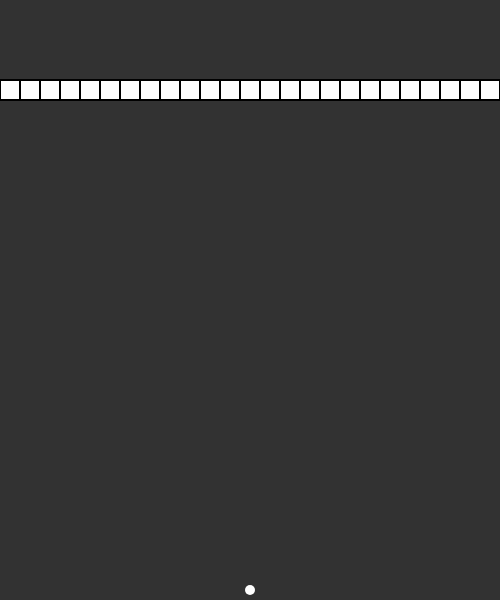
Frame 1 (no input)
Frame 60 (no input): identical to frame 1, image omitted
Frame 120 (the mouse pressed at the canvas centre since frame 60): identical to frame 1, image omitted

The p5.js sketch that drew this single still picture (run headless with seeded random() and noise() and a simulated clock; from frame 60 on, the mouse is pressed at the canvas centre):

// p5.js sketch
// ── sketch.js
var ball;
var mousexyStart;
var mousexyEnd;
var rectSize = 20;
var rects;

function setup() {
  createCanvas(500, 600);
  background(50)
  ball = new Ball(width / 2, height - 10);
  var numRects = floor(width/rectSize);
  var left = (width - (numRects*rectSize));
  console.log(left);

  rects = [];
  for (var i = 0; i < numRects; i++) {
    rects.push(new Rect(i*rectSize + left*i, 80, rectSize));
  }
  //ball.addForce(createVector(-1,-10))
}

function draw() {
  background(50)
  for (var i = 0; i < rects.length; i++) {
    rects[i].show();
  }
  ball.update(rects);
  ball.show();
}

function mousePressed(){
  if(dist(ball.pos.x,ball.pos.y,mouseX,mouseY) < ball.size){
    mousexyStart = createVector(mouseX,mouseY);
  }
  else{
    mousexyStart = null;
  }
}

function mouseReleased(){
  if(mousexyStart !== null){
    mousexyEnd = createVector(mouseX,mouseY);
    ball.addForce(mousexyStart.sub(mousexyEnd));
  }
  else{
    mousexyEnd = null;
  }
}

// ── ball.js
function Ball(x,y){
  this.pos = createVector(x,y);
  this.vel = createVector();
  this.acc = createVector();
  this.maxSpeed = 10;
  this.size = 10;

  this.addForce = function(f){
    this.acc.add(f);
  }

  this.update = function(rects){
    this.vel.add(this.acc);
    this.vel.limit(this.maxSpeed)
    this.pos.add(this.vel);
    this.edge();
    this.rectColl(rects);
    this.acc.mult(0);
  }

  this.edge = function(){
    if(this.pos.y < this.size*1.5){
      this.vel.y *= -1;
    }
    else if(this.pos.y > (height-this.size*1.5)){
      this.vel.mult(0);
    }
    else if(this.pos.x < this.size*1.5){
      this.vel.x *= -1;
    }
    else if(this.pos.x > (width - this.size*1.5)){
      this.vel.x *= -1;
    }
  }

  this.rectColl = function(rects){
    for (var i = rects.length-1; i > 0; i--) {
      if(dist(rects[i].x,rects[i].y,this.pos.x,this.pos.y) < (rects[i].size)){
        var x = rects[i].x;
        var y = rects[i].y;

        if(this.pos.x - x < rects[i].size){
          this.addForce(createVector(this.pos.x*-1, 0))
          this.vel.x *= -1;
        }
        else if(this.pos.y - y < rects[i].size){
          this.addForce(createVector(0, this.vel.y*-1))
          this.vel.y *= -1;
        }
        rects.splice(i,1);
        break;
      }
    }
  }

  this.show = function(){
    push();
    fill(255);
    noStroke();
    ellipse(this.pos.x, this.pos.y, this.size, this.size);
    pop()
  }
}

// ── rect.js
function Rect(x,y, size){
  this.x = x;
  this.y = y;
  this.size = size;

  this.show = function(){
    push();
    fill(255);
    stroke(0);
    strokeWeight(2)
    rect(this.x,this.y,this.size,this.size);
    pop();
  }
}
